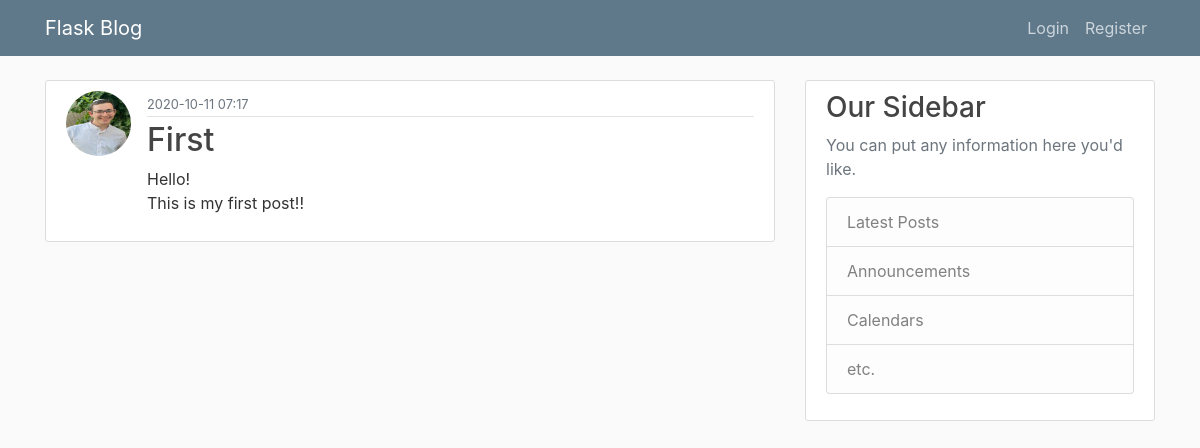
The app's page /post/4 with its own data.
### flaskblog/models.py (models this page shows, shortened)
class User(db.Model, UserMixin):
    id = db.Column(db.Integer, primary_key=True)
    username = db.Column(db.String(20), unique=True, nullable=False)
    email = db.Column(db.String(120), unique=True, nullable=False)
    image_file = db.Column(db.String(20), nullable=False,
                           default='default.jpg')
    password = db.Column(db.String(60), nullable=False)
    posts = db.relationship('Post', backref='author', lazy=True)

class Post(db.Model):
    id = db.Column(db.Integer, primary_key=True)
    title = db.Column(db.String(100), nullable=False)
    date_posted = db.Column(db.DateTime, nullable=False,
                            default=datetime.utcnow)
    content = db.Column(db.Text, nullable=False)
    user_id = db.Column(db.Integer, db.ForeignKey('user.id'), nullable=False)

### flaskblog/routes.py (the view)
@app.route("/post/<int:post_id>")
def showPost(post_id):
    post = models.Post.query.get_or_404(post_id)
    return flask.render_template('post.html', title=post.title, post=post)

### flaskblog/templates/post.html
{% extends "layout.html" %}
{% block content %}
<article class="media content-section">
    <img class="rounded-circle article-img" src="{{ url_for('static', filename='pics/'+post.author.image_file) }}" />
    <div class="media-body">
        <div class="article-metadata">
            <small class="text-muted">{{ post.date_posted.strftime('%Y-%m-%d %H:%M') }}</small>
        </div>
        <h2 class="article-title"> {{ post.title }}</h2>
        <p class="article-content">{{ post.content }}</p>
    </div>
</article>
{% endblock content %}

### flaskblog/static/main.css (style rules this page uses)
body { background: #fafafa; color: #333333; margin-top: 5rem; }
h1, h2, h3, h4, h5, h6 { color: #444444; }
.content-section { background: #ffffff; padding: 10px 20px; border: 1px solid #dddddd; border-radius: 3px; margin-bottom: 20px; }
.article-title { color: #444444; }
.article-content { white-space: pre-line; }
.article-img { height: 65px; width: 65px; margin-right: 16px; }
.article-metadata { padding-bottom: 1px; margin-bottom: 4px; border-bottom: 1px solid #e3e3e3 }

### records on screen
User: image_file (picture)
Post: date_posted "2020-10-11 07:17", title "First", content "Hello! This is my first post!!"
